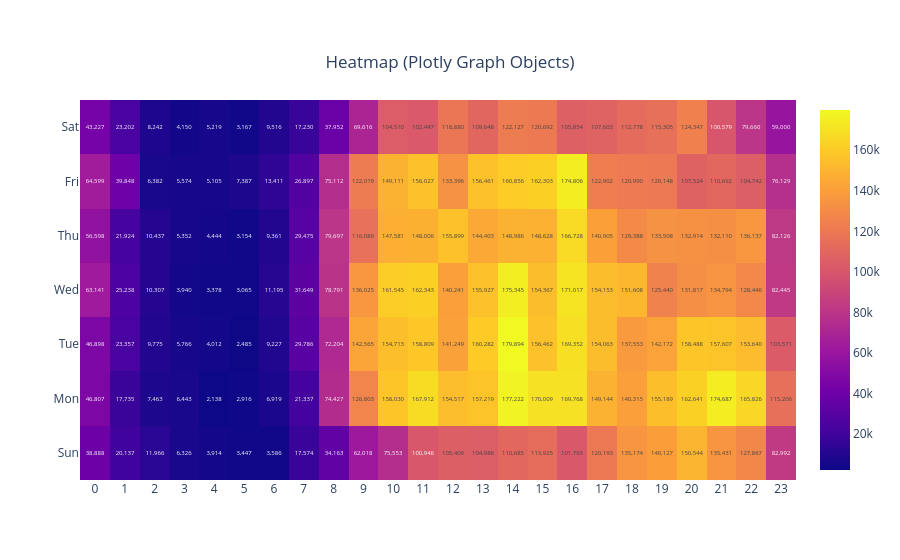

Notebook code cell kept with this figure:
### Code cell
import plotly.graph_objects as go

fig = go.Figure(
    data = go.Heatmap(
        z = pivot_df.values,
        x = pivot_df.columns,
        y = pivot_df.index,
        text = pivot_df.values,
        texttemplate =  "%{z:,.0f}"
    )
)

fig.update_layout(
    title = {
        "text": "Heatmap (Plotly Graph Objects)",
        "x": 0.5,
        "y": 0.9
    },
    xaxis = {
        "dtick": 1,
        "tickformat": "d"
    }
)

fig.show()

### Figure 1 — Plotly figure (JSON) as saved in the notebook; plotly's stock layout.template omitted (floating-point values rounded to 4 significant figures; data arrays with more than 128 entries replaced by an {"elided": "..."} marker saying what was removed)
{"data": [{"text": {"elided": "7x24 float values"}, "texttemplate": "%{z:,.0f}", "type": "heatmap", "x": [0, 1, 2, 3, 4, 5, 6, 7, 8, 9, 10, 11, 12, 13, 14, 15, 16, 17, 18, 19, 20, 21, 22, 23], "y": ["Sun", "Mon", "Tue", "Wed", "Thu", "Fri", "Sat"], "z": {"elided": "7x24 float values"}}], "layout": {"title": {"text": "Heatmap (Plotly Graph Objects)", "x": 0.5, "y": 0.9}, "xaxis": {"dtick": 1, "tickformat": "d"}}}
